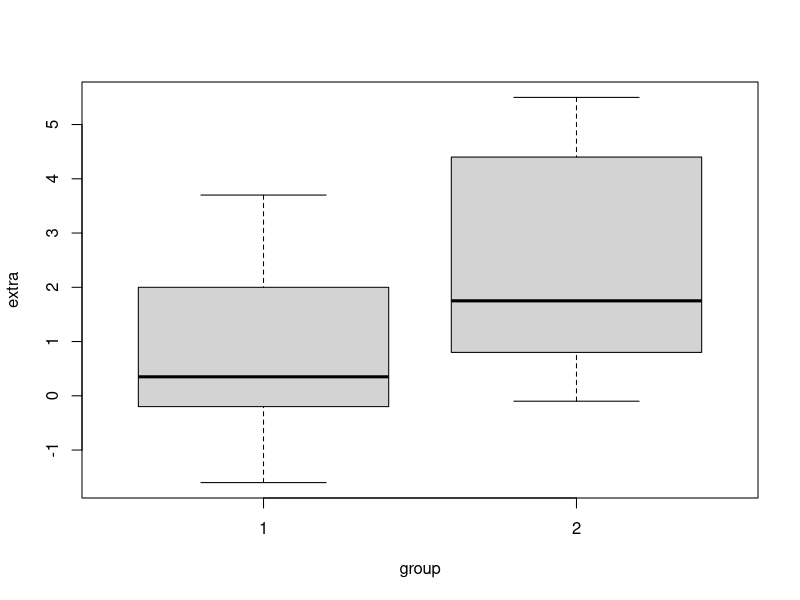
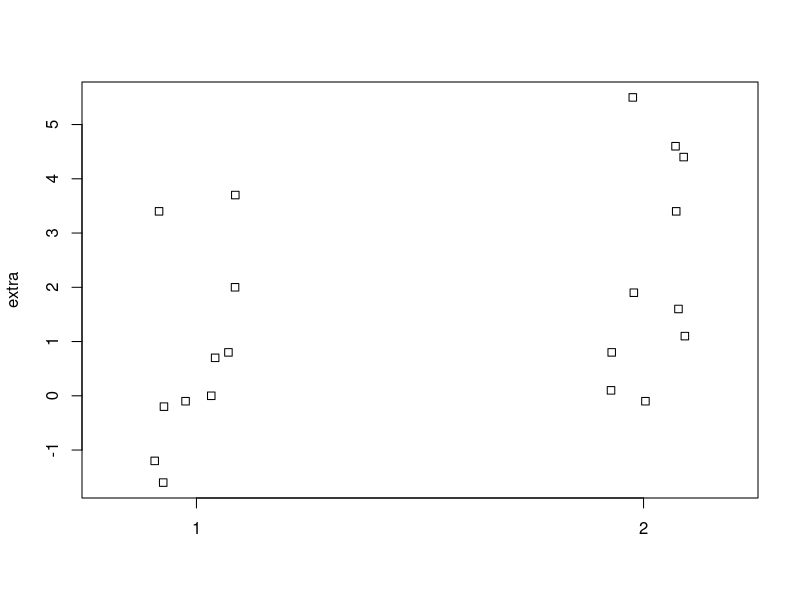
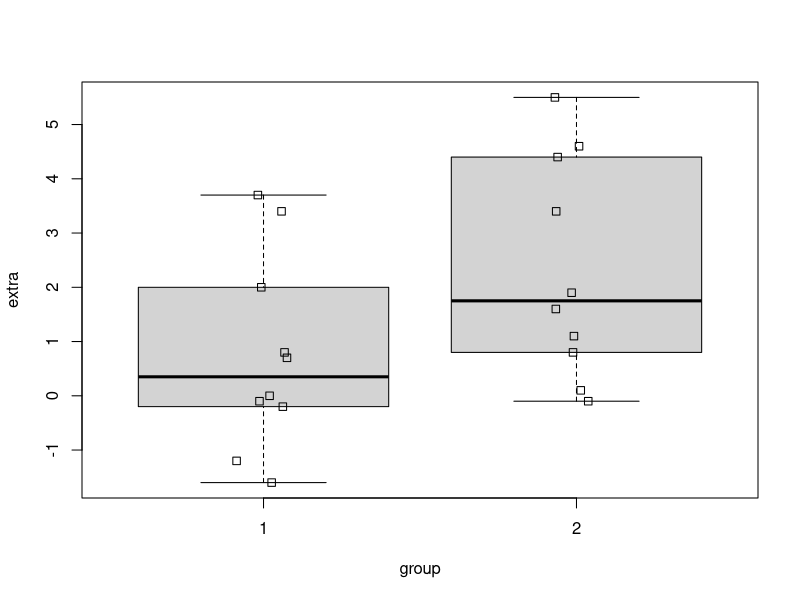
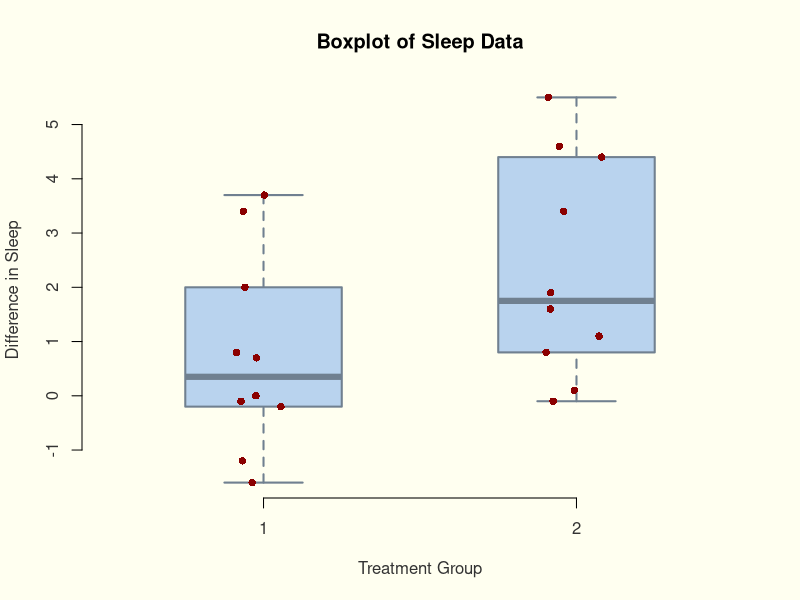

Source code (R) for these figures, in order: (Note: this script raises an error after producing the figures.)
## ---- chunk 1
# we need some data! 
# luckily, R ships with some built in data
# alternatively, you could read in some data - see our other articles with tips for this!

data(sleep) # use the data() function to access a built-in dataset
str(sleep) # use the str() function to look at the structure of this data
## ---- chunk 2
# we can access specific columns by using the dollar sign (among other ways)

sleep$extra # this is a numeric vector
sleep$group # this is a factor vector of group labels
sleep$ID # another factor vector of individual labels
## ---- chunk 3
# we'll use the boxplot() function
# it features the interesting use of the squiggly line character '~' 

# don't be afraid!

boxplot(extra~group, data = sleep) # we tell the function what columns to use, and where to find them
## ---- chunk 4
# we'll use the stripchart() function 
# to make it readable we'll put it on multiple lines - a new line after each comma

stripchart(extra~group, 
           data = sleep, # similar to boxplot
           vertical = TRUE, # the default is horizontal, but we'll use vertical
           method = "jitter") # this 'jitters' the points a little to improve readability
## ---- chunk 5
boxplot(extra~group, data = sleep) # first use boxplot

stripchart(extra~group, # and then stripchart
           data = sleep,
           vertical = TRUE,
           method = "jitter",
           add=TRUE) # add the stripchart to the existing plot
## ---- chunk 6
# this code is similar to above, but with some optional parameters used inside the function calls
oldpar = par(no.readonly = TRUE) # make a copy of the default graphical parameters
par(bg = "ivory") # this lets us specify an overall background colour

boxplot(extra~group, # same boxplot as above... but with some additions
        data = sleep,
        xlab = "Treatment Group", # add a custom x-axis label
        ylab = "Difference in Sleep", # and a custom y-axis label
        main = "Boxplot of Sleep Data",# and a main title
        lwd = 2, # thickness of box lines
        border= "slategrey", # colour of the box borders
        col = "slategray2", # colour of the inside of the boxes
        col.axis = 'grey20', # colour of the axis numbers 
        col.lab = 'grey20', # colour of the axis labels
        frame = F, # remove the outer box
        boxwex = 0.5) # overall width of the boxes

stripchart(extra~group, 
           data = sleep,
           vertical = TRUE,
           method = "jitter", 
           add = TRUE, 
           pch = 16, # specify the type of point to use
           cex = 1, # how big the points should be
           col = "darkred") # and the colour to plot them as  
par(oldpar)
## ---- chunk 7
t.test(extra~group, 
       data = sleep, # notice how similar this is to the boxplot/stripchart functions!
       paired = TRUE) # our data is paired, and the observations are ordered by the individual ID, so we should tell the function that
## ---- chunk 8
t_result = t.test(extra~group, 
       data = sleep, 
       paired = TRUE) # save the result of the test to a new variable
p_value = signif(t_result$p.value,digits = 3) # round to 3 significant figures
main_title = paste("Boxplot of Sleep Data","\n","p =",p_value) # make a new title for the plot

par(bg = "ivory") # this lets us specify an overall background colour

boxplot(extra~group, 
        data = sleep,
        xlab = "Treatment Group", # add a custom x-axis label
        ylab = "Difference in Sleep", # and a custom y-axis label
        main = main_title, # use our custom title
        lwd = 2, # thickness of box lines
        border= "slategrey", # colour of the box borders
        col = "slategray2", # colour of the inside of the boxes
        col.axis = 'grey20', # colour of the axis numbers 
        col.lab = 'grey20', # colour of the axis labels
        frame = F, # remove the outer box
        boxwex = 0.5) # overall width of the boxes

stripchart(extra~group, 
           data = sleep,
           vertical = TRUE,
           method = "jitter", 
           add = TRUE, 
           pch = 16, # specify the type of point to use
           cex = 1, # how big the points should be
           col = "darkred") # and the colour to plot them as  
par(oldpar)
